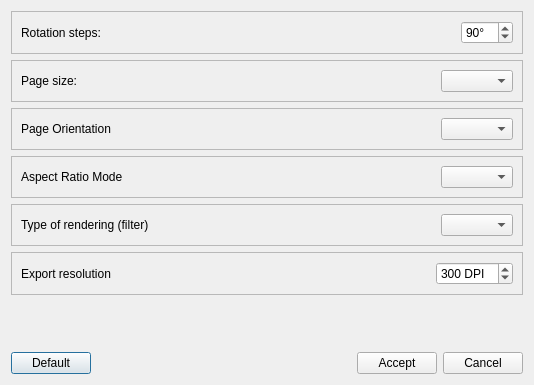
<?xml version="1.0" encoding="UTF-8"?>
<ui version="4.0">
 <class>MyDialogSettings</class>
 <widget class="QDialog" name="MyDialogSettings">
  <property name="geometry">
   <rect>
    <x>0</x>
    <y>0</y>
    <width>534</width>
    <height>385</height>
   </rect>
  </property>
  <property name="windowTitle">
   <string>Dialog</string>
  </property>
  <layout class="QGridLayout" name="gridLayout_7">
   <item row="0" column="0">
    <widget class="QFrame" name="frame">
     <property name="frameShape">
      <enum>QFrame::StyledPanel</enum>
     </property>
     <property name="frameShadow">
      <enum>QFrame::Raised</enum>
     </property>
     <layout class="QGridLayout" name="gridLayout_2">
      <item row="0" column="0">
       <layout class="QHBoxLayout" name="horizontalLayout">
        <item>
         <widget class="QLabel" name="label">
          <property name="text">
           <string>Rotation steps:</string>
          </property>
         </widget>
        </item>
        <item>
         <spacer name="horizontalSpacer_6">
          <property name="orientation">
           <enum>Qt::Horizontal</enum>
          </property>
          <property name="sizeHint" stdset="0">
           <size>
            <width>40</width>
            <height>20</height>
           </size>
          </property>
         </spacer>
        </item>
        <item>
         <widget class="QSpinBox" name="spinBox_stepsRotationAngle">
          <property name="suffix">
           <string>°</string>
          </property>
          <property name="minimum">
           <number>1</number>
          </property>
          <property name="maximum">
           <number>180</number>
          </property>
          <property name="value">
           <number>90</number>
          </property>
         </widget>
        </item>
       </layout>
      </item>
     </layout>
    </widget>
   </item>
   <item row="1" column="0">
    <widget class="QFrame" name="frame_2">
     <property name="frameShape">
      <enum>QFrame::StyledPanel</enum>
     </property>
     <property name="frameShadow">
      <enum>QFrame::Raised</enum>
     </property>
     <layout class="QGridLayout" name="gridLayout_4">
      <item row="0" column="0">
       <layout class="QHBoxLayout" name="horizontalLayout_2">
        <item>
         <widget class="QLabel" name="label_2">
          <property name="text">
           <string>Page size:</string>
          </property>
         </widget>
        </item>
        <item>
         <spacer name="horizontalSpacer">
          <property name="orientation">
           <enum>Qt::Horizontal</enum>
          </property>
          <property name="sizeHint" stdset="0">
           <size>
            <width>40</width>
            <height>20</height>
           </size>
          </property>
         </spacer>
        </item>
        <item>
         <widget class="QComboBox" name="comboBox_pageSize">
          <property name="enabled">
           <bool>true</bool>
          </property>
          <property name="sizePolicy">
           <sizepolicy hsizetype="Preferred" vsizetype="Fixed">
            <horstretch>0</horstretch>
            <verstretch>0</verstretch>
           </sizepolicy>
          </property>
         </widget>
        </item>
       </layout>
      </item>
     </layout>
    </widget>
   </item>
   <item row="2" column="0">
    <widget class="QFrame" name="frame_3">
     <property name="frameShape">
      <enum>QFrame::StyledPanel</enum>
     </property>
     <property name="frameShadow">
      <enum>QFrame::Raised</enum>
     </property>
     <layout class="QGridLayout" name="gridLayout_3">
      <item row="0" column="0">
       <layout class="QHBoxLayout" name="horizontalLayout_3">
        <item>
         <widget class="QLabel" name="label_3">
          <property name="text">
           <string>Page Orientation</string>
          </property>
         </widget>
        </item>
        <item>
         <spacer name="horizontalSpacer_2">
          <property name="orientation">
           <enum>Qt::Horizontal</enum>
          </property>
          <property name="sizeHint" stdset="0">
           <size>
            <width>40</width>
            <height>20</height>
           </size>
          </property>
         </spacer>
        </item>
        <item>
         <widget class="QComboBox" name="comboBox_pageOrientation"/>
        </item>
       </layout>
      </item>
     </layout>
    </widget>
   </item>
   <item row="3" column="0">
    <widget class="QFrame" name="frame_4">
     <property name="frameShape">
      <enum>QFrame::StyledPanel</enum>
     </property>
     <property name="frameShadow">
      <enum>QFrame::Raised</enum>
     </property>
     <layout class="QGridLayout" name="gridLayout">
      <item row="0" column="0">
       <layout class="QHBoxLayout" name="horizontalLayout_5">
        <item>
         <widget class="QLabel" name="label_5">
          <property name="text">
           <string>Aspect Ratio Mode</string>
          </property>
         </widget>
        </item>
        <item>
         <spacer name="horizontalSpacer_3">
          <property name="orientation">
           <enum>Qt::Horizontal</enum>
          </property>
          <property name="sizeHint" stdset="0">
           <size>
            <width>40</width>
            <height>20</height>
           </size>
          </property>
         </spacer>
        </item>
        <item>
         <widget class="QComboBox" name="comboBox_aspectRatioMode"/>
        </item>
       </layout>
      </item>
     </layout>
    </widget>
   </item>
   <item row="4" column="0">
    <widget class="QFrame" name="frame_5">
     <property name="frameShape">
      <enum>QFrame::StyledPanel</enum>
     </property>
     <property name="frameShadow">
      <enum>QFrame::Raised</enum>
     </property>
     <layout class="QGridLayout" name="gridLayout_5">
      <item row="0" column="0">
       <layout class="QHBoxLayout" name="horizontalLayout_6">
        <item>
         <widget class="QLabel" name="label_6">
          <property name="text">
           <string>Type of rendering (filter)</string>
          </property>
         </widget>
        </item>
        <item>
         <spacer name="horizontalSpacer_4">
          <property name="orientation">
           <enum>Qt::Horizontal</enum>
          </property>
          <property name="sizeHint" stdset="0">
           <size>
            <width>40</width>
            <height>20</height>
           </size>
          </property>
         </spacer>
        </item>
        <item>
         <widget class="QComboBox" name="comboBox_typeOfRender"/>
        </item>
       </layout>
      </item>
     </layout>
    </widget>
   </item>
   <item row="5" column="0">
    <widget class="QFrame" name="frame_6">
     <property name="frameShape">
      <enum>QFrame::StyledPanel</enum>
     </property>
     <property name="frameShadow">
      <enum>QFrame::Raised</enum>
     </property>
     <layout class="QGridLayout" name="gridLayout_6">
      <item row="0" column="0">
       <layout class="QHBoxLayout" name="horizontalLayout_4">
        <item>
         <widget class="QLabel" name="label_4">
          <property name="text">
           <string>Export resolution</string>
          </property>
         </widget>
        </item>
        <item>
         <spacer name="horizontalSpacer_9">
          <property name="orientation">
           <enum>Qt::Horizontal</enum>
          </property>
          <property name="sizeHint" stdset="0">
           <size>
            <width>287</width>
            <height>20</height>
           </size>
          </property>
         </spacer>
        </item>
        <item>
         <widget class="QSpinBox" name="spinBox_exportResolution_DPI">
          <property name="suffix">
           <string> DPI</string>
          </property>
          <property name="minimum">
           <number>1</number>
          </property>
          <property name="maximum">
           <number>3000</number>
          </property>
          <property name="value">
           <number>300</number>
          </property>
         </widget>
        </item>
       </layout>
      </item>
     </layout>
    </widget>
   </item>
   <item row="6" column="0">
    <spacer name="verticalSpacer">
     <property name="orientation">
      <enum>Qt::Vertical</enum>
     </property>
     <property name="sizeHint" stdset="0">
      <size>
       <width>20</width>
       <height>30</height>
      </size>
     </property>
    </spacer>
   </item>
   <item row="7" column="0">
    <layout class="QHBoxLayout" name="horizontalLayout_8">
     <item>
      <widget class="QPushButton" name="button_defaultValues">
       <property name="enabled">
        <bool>true</bool>
       </property>
       <property name="text">
        <string>Default</string>
       </property>
      </widget>
     </item>
     <item>
      <spacer name="horizontalSpacer_7">
       <property name="orientation">
        <enum>Qt::Horizontal</enum>
       </property>
       <property name="sizeHint" stdset="0">
        <size>
         <width>118</width>
         <height>20</height>
        </size>
       </property>
      </spacer>
     </item>
     <item>
      <layout class="QHBoxLayout" name="horizontalLayout_7">
       <item>
        <widget class="QPushButton" name="button_accept">
         <property name="text">
          <string>Accept</string>
         </property>
        </widget>
       </item>
       <item>
        <widget class="QPushButton" name="button_cancel">
         <property name="text">
          <string>Cancel</string>
         </property>
        </widget>
       </item>
      </layout>
     </item>
    </layout>
   </item>
  </layout>
 </widget>
 <resources/>
 <connections/>
</ui>
